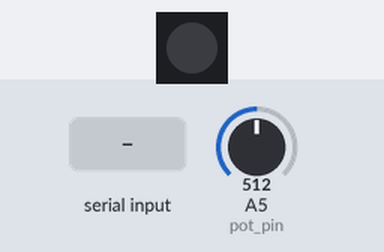
The sketch below on a simulated Arduino Uno, built with avr-gcc and run on an emulated ATmega328P. Parts: 1 RGB LEDs in strip order, left to right. The test bench sets the inputs (shaded band); at power-on: A5 (pot_pin) = 512. Dim RGB values are drawn brighter than linear; what the sketch prints to the serial monitor is not drawn.

Above: at 1.2 s.
1.3 s: "1" received over Serial
At 2.5 s:
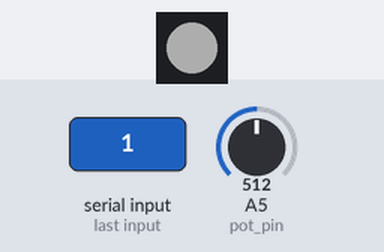
2.8 s: "0" received over Serial
At 3.5 s:
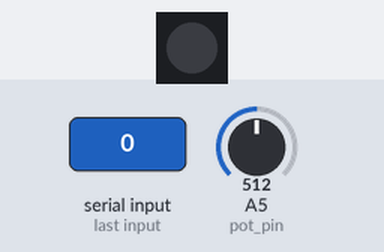
Timing chart, 0 to 5.8 s (numbered marks = the images above; inputs shaded):
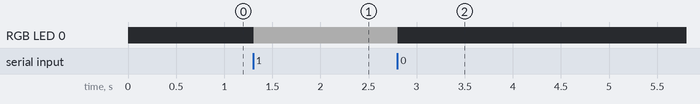

Measured:
- after the input at 1.3 s, RGB LED 0: off → RGB(50, 50, 50) at once
- after the input at 2.8 s, RGB LED 0: RGB(50, 50, 50) → off at once

The sketch:

What_is_This.ino
```cpp
#include <Adafruit_NeoPixel.h>
#define LED 11

Adafruit_NeoPixel pixels = Adafruit_NeoPixel(1, LED, NEO_GRB + NEO_KHZ800);
const int pot_pin = A5;
int pot_output;

void setup() {
  Serial.begin(9600);
  pixels.begin();
  pixels.show();
}


void loop() {
  pot_output = analogRead(pot_pin);
  int mapped_pot_output = map(pot_output, 0, 1023, 0, 255);
  Serial.println(mapped_pot_output);
  if (Serial.available() > 0) {
    char state = Serial.read();
    if (state == '1') {
      pixels.setPixelColor(0, 50, 50, 50);
      pixels.show();
    }
    if (state == '0') {
      pixels.setPixelColor(0, 0, 0, 0);
      pixels.show();
    }
    delay(50);
  }
}
```
